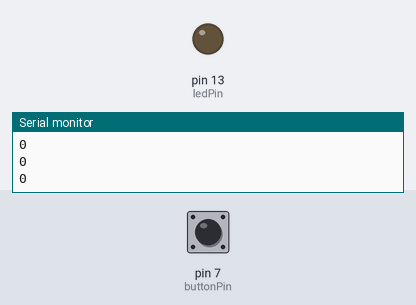
Bench run of a sketch on a simulated Arduino Uno, built with avr-gcc and run on an emulated ATmega328P. Parts: output pins drawn as LEDs (lit = HIGH), the last lines printed to the serial monitor. The test bench sets the inputs (shaded band); at power-on: pin 7 (buttonPin) LOW.

Above: at 1.2 s.
1.3 s: pin 7 (buttonPin) pulled HIGH for 0.15 s
At 1.4 s:
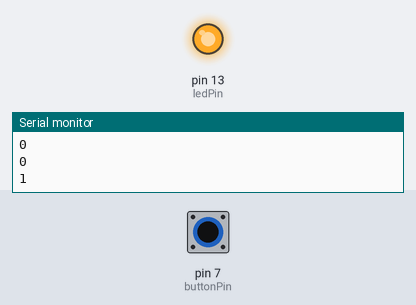
3.0 s: pin 7 (buttonPin) pulled HIGH for 3.2 s
At 7.6 s:
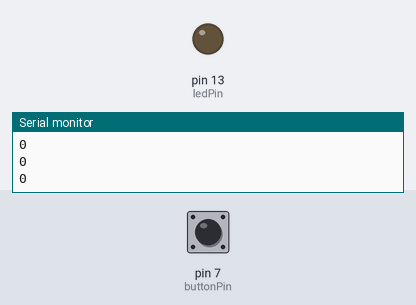
Timing chart, 0 to 9.1 s (numbered marks = the images above; inputs shaded):
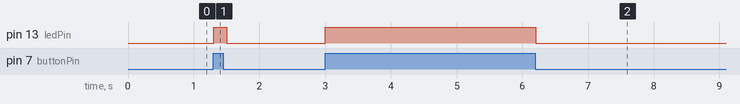

Measured:
- after the input at 1.3 s, pin 13 (ledPin): LOW → HIGH at once, → LOW 0.20 s later
- after the input at 3.0 s, pin 13 (ledPin): LOW → HIGH at once, → LOW 3.2 s later

The sketch:

percobaan2_Cleve.ino
```cpp
const int buttonPin = 7;
const int ledPin = 13;

int buttonState = 0;

void setup() {
  Serial.begin(9600);
  pinMode(ledPin, OUTPUT);
  pinMode(buttonPin, INPUT);
}

void loop()  {
  buttonState = digitalRead(buttonPin);
  Serial.println(buttonState);
  if (buttonState == HIGH)  {
    digitalWrite(ledPin, HIGH);
  }
  else  {
    digitalWrite(ledPin, LOW);
  }
  delay(100);
}
```
